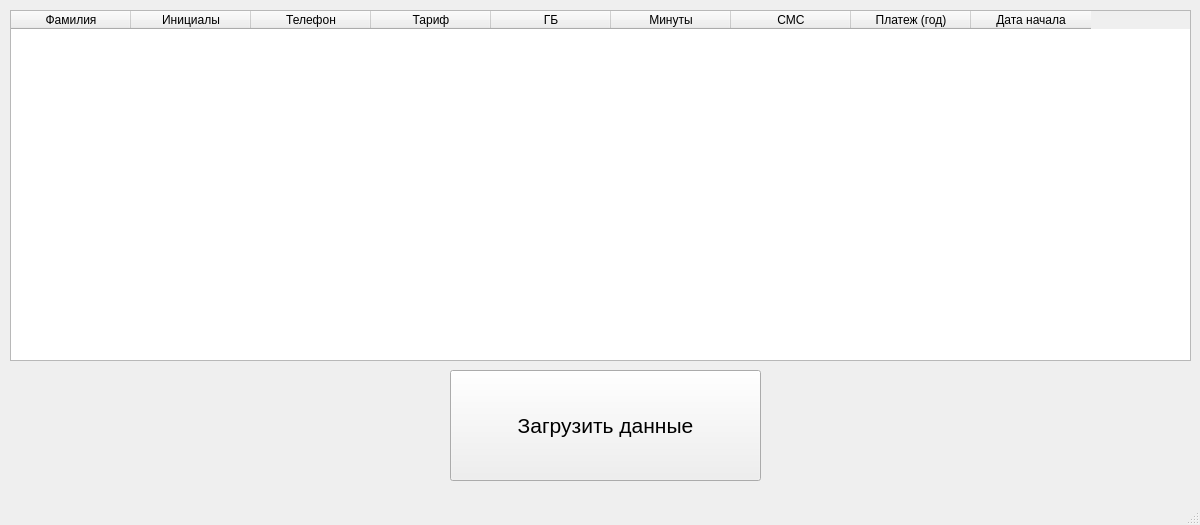
<?xml version="1.0" encoding="UTF-8"?>
<ui version="4.0">
 <class>MobileNetwork</class>
 <widget class="QMainWindow" name="MobileNetwork">
  <property name="geometry">
   <rect>
    <x>0</x>
    <y>0</y>
    <width>1200</width>
    <height>525</height>
   </rect>
  </property>
  <property name="windowTitle">
   <string>Мобильная сеть</string>
  </property>
  <widget class="QWidget" name="centralwidget">
   <widget class="QTableWidget" name="tableWidget">
    <property name="geometry">
     <rect>
      <x>10</x>
      <y>10</y>
      <width>1181</width>
      <height>351</height>
     </rect>
    </property>
    <attribute name="horizontalHeaderDefaultSectionSize">
     <number>120</number>
    </attribute>
    <column>
     <property name="text">
      <string>Фамилия</string>
     </property>
    </column>
    <column>
     <property name="text">
      <string>Инициалы</string>
     </property>
    </column>
    <column>
     <property name="text">
      <string>Телефон</string>
     </property>
    </column>
    <column>
     <property name="text">
      <string>Тариф</string>
     </property>
    </column>
    <column>
     <property name="text">
      <string>ГБ</string>
     </property>
    </column>
    <column>
     <property name="text">
      <string>Минуты</string>
     </property>
    </column>
    <column>
     <property name="text">
      <string>СМС</string>
     </property>
    </column>
    <column>
     <property name="text">
      <string>Платеж (год)</string>
     </property>
    </column>
    <column>
     <property name="text">
      <string>Дата начала</string>
     </property>
    </column>
   </widget>
   <widget class="QPushButton" name="btnLoad">
    <property name="geometry">
     <rect>
      <x>450</x>
      <y>370</y>
      <width>311</width>
      <height>111</height>
     </rect>
    </property>
    <property name="font">
     <font>
      <pointsize>16</pointsize>
     </font>
    </property>
    <property name="text">
     <string>Загрузить данные</string>
    </property>
   </widget>
  </widget>
  <widget class="QMenuBar" name="menubar">
   <property name="geometry">
    <rect>
     <x>0</x>
     <y>0</y>
     <width>1200</width>
     <height>21</height>
    </rect>
   </property>
  </widget>
  <widget class="QStatusBar" name="statusbar"/>
 </widget>
 <resources/>
 <connections/>
</ui>
